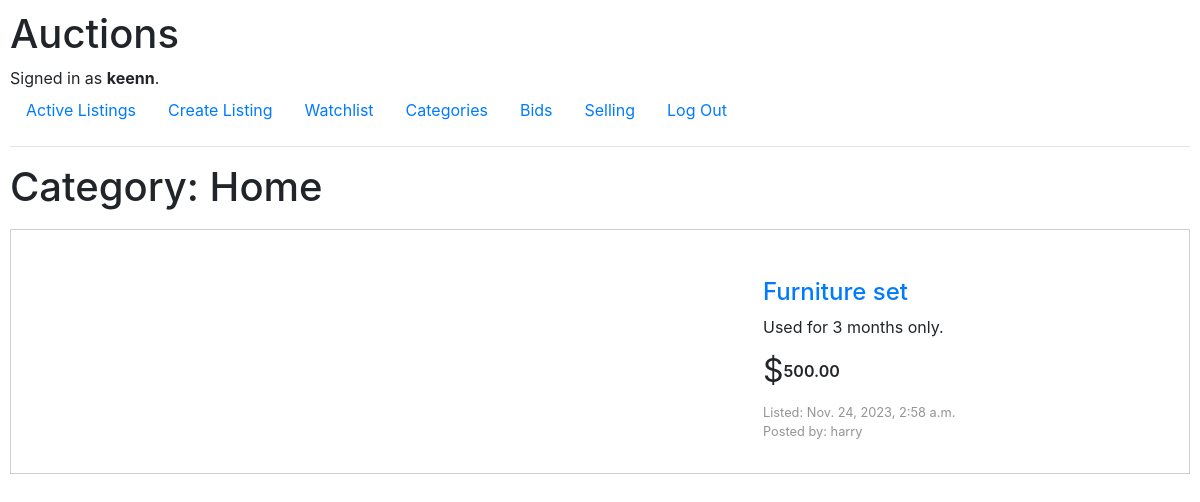
The page /categories/3 (signed in) on the database as committed earlier.
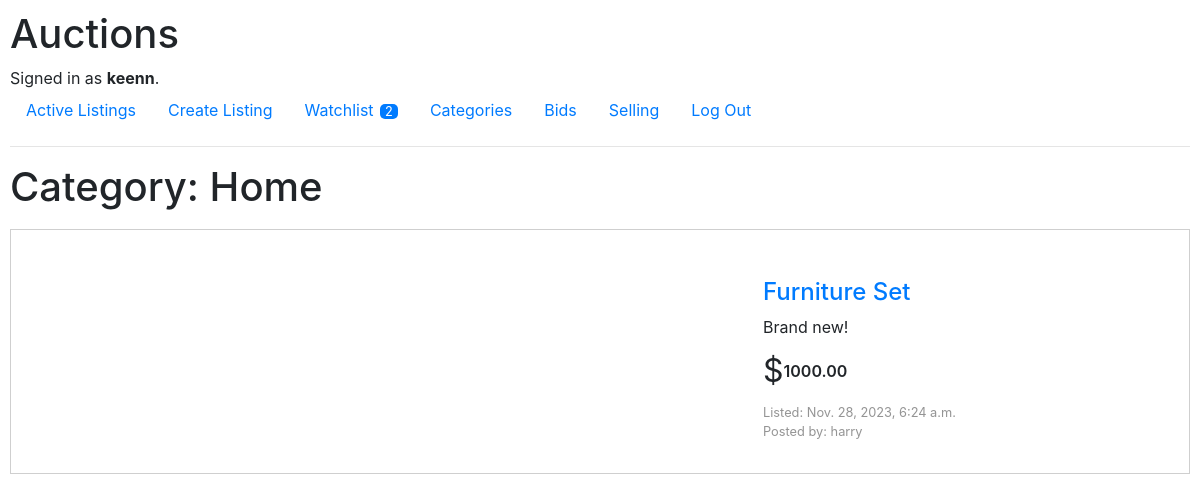
The same page on the database as committed later.
### auctions/models.py (models this page shows, shortened)
class Listing(models.Model):
    seller = models.ForeignKey(User, on_delete=models.CASCADE, related_name="ownListings")
    title = models.CharField(max_length=64)
    description = models.CharField(max_length=5000)
    startingBid = models.DecimalField(decimal_places=2,
                                      max_digits=10)
    image = models.CharField(max_length=5000,
                             default="https://upload.wikimedia.org/wikipedia/commons/thumb/4/46/Question_mark_%28black%29.svg/800px-Question_mark_%28black%29.svg.png")
    timestamp = models.DateTimeField(default=timezone.now, editable=False)
    category = models.ForeignKey(Category, on_delete=models.CASCADE, related_name='listingCategory')
    availability = models.BooleanField(default=True)

class User(AbstractUser):
    pass

### auctions/views.py (the view)
# urls.py: path("categories/<str:category_id>", views.category, name="category"),
@login_required
def category(request, category_id):
    return render(request, 'auctions/category.html', {
        "category" : Category.objects.get(pk=category_id),
        "listings" : Category.objects.get(pk=category_id).listingCategory.all(),
        'watchlistCount' : Watchlist.objects.get(user = User.objects.get(pk=request.user.id)).listing.count()
    })

### auctions/models.py (called while the page is built)
    def __str__(self):
        return f"{self.category}"

### auctions/templates/auctions/category.html (shortened to what this page needs)
{% extends 'auctions/layout.html' %}
{% block body %}
    <div class="categoryWrapper">
        <h1>Category: {{ category }}</h1>
        {% for listing in listings %}
            <div class="listing">
                <div class="displaypic">
                    <a href="{% url 'listing' listing.title listing.id %}"><img src="{{ listing.image }}" alt=""></a>
                </div>
                <div class="itemInfo">
                    <div class="infoTitle">
                        <a href="{% url 'listing' listing.title listing.id %}">
                            <h4>{{ listing.title }}</h4>
                        </a>
                    </div>
                    <div class="infoDescription">{{ listing.description }}</div>
                    <div class="infoStartingBid">
                        <span class="dollar">$</span>
                        <span class="price">{{ listing.startingBid | floatformat:2 }}</span>
                    </div>
                    <div class="created">
                        <p>Listed: {{ listing.timestamp }}</p>
                        <p>Posted by: {{ listing.seller.username }}</p>
                    </div>
                </div>
            </div>
        {% empty %}
            <li>There is currently no item in '{{ category }}' category</li>
        {% endfor %}
    </div>
{% endblock%}

### auctions/templates/auctions/layout.html (shortened to what this page needs)
{% load static %}
<!DOCTYPE html>
<html lang="en">
    <head>
        <link rel="stylesheet" href="https://stackpath.bootstrapcdn.com/bootstrap/4.4.1/css/bootstrap.min.css">
        <link href="{% static 'auctions/styles.css' %}" rel="stylesheet">
    </head>
    <body>
        <h1>Auctions</h1>
        <div>
            {% if user.is_authenticated %}
                Signed in as <strong>{{ user.username }}</strong>.
            {% else %}
                Not signed in.
            {% endif %}
        </div>
        <ul class="nav">
            <li class="nav-item">
                <a class="nav-link" href="{% url 'index' %}">Active Listings</a>
            </li>
            {% if user.is_authenticated %}
                <li class="nav-item">
                    <a class="nav-link" href="{% url 'new' %}">Create Listing</a>
                </li>
                <li class="nav-item">
                    <a class="nav-link watchlistnav" href="{% url 'watchlist' %}">Watchlist
                        {% if watchlistCount %}
                            <span>{{ watchlistCount }}</span>
                        {% endif %}
                    </a>
                </li>
                <li class="nav-item">
                    <a class="nav-link" href="{% url 'categories' %}">Categories</a>
                </li>
                <li class="nav-item">
                    <a class="nav-link" href="{% url 'bids' %}">Bids</a>
                </li>
                <li class="nav-item">
                    <a class="nav-link" href="{% url 'selling' %}">Selling</a>
                </li>
                <li class="nav-item">
                    <a class="nav-link" href="{% url 'logout' %}">Log Out</a>
                </li>
            {% endif %}
        </ul>
        <hr>
        {% block body %}
        {% endblock %}
    </body>
</html>

Rows that differ between the two databases and show on the page:
removed Listing: title "Furniture set", description "Used for 3 months only.", startingBid "500.00", timestamp "Nov. 24, 2023, 2:58 a.m.", seller.username "harry"
added Listing: title "Furniture Set", description "Brand new!", startingBid "1000.00", timestamp "Nov. 28, 2023, 6:24 a.m.", seller.username "harry"
Other text that changed with them:
{{ watchlistCount }}: (not shown) → "2"
